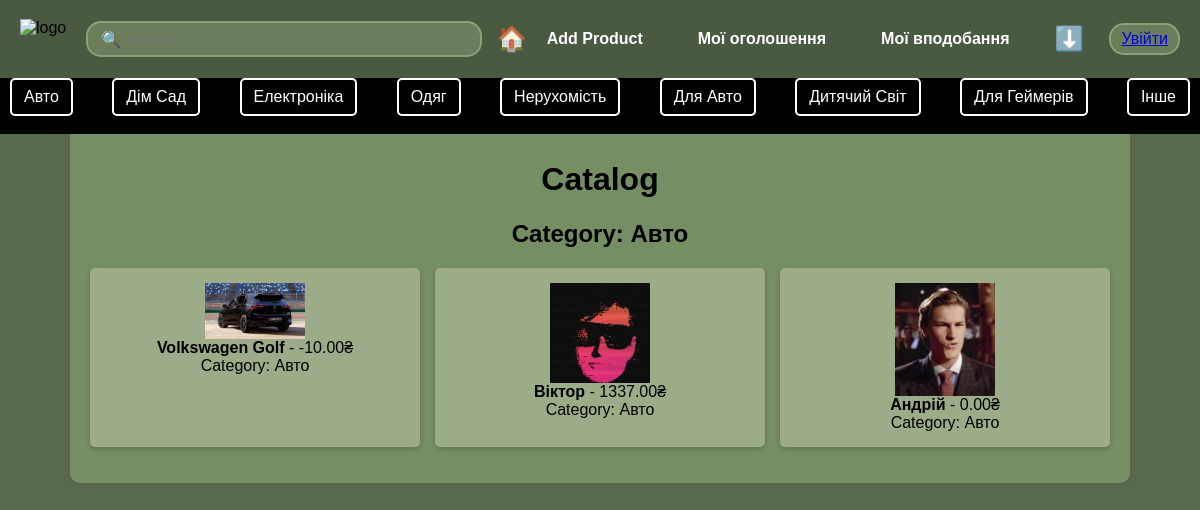
Before: /?category=Авто with the older database file.
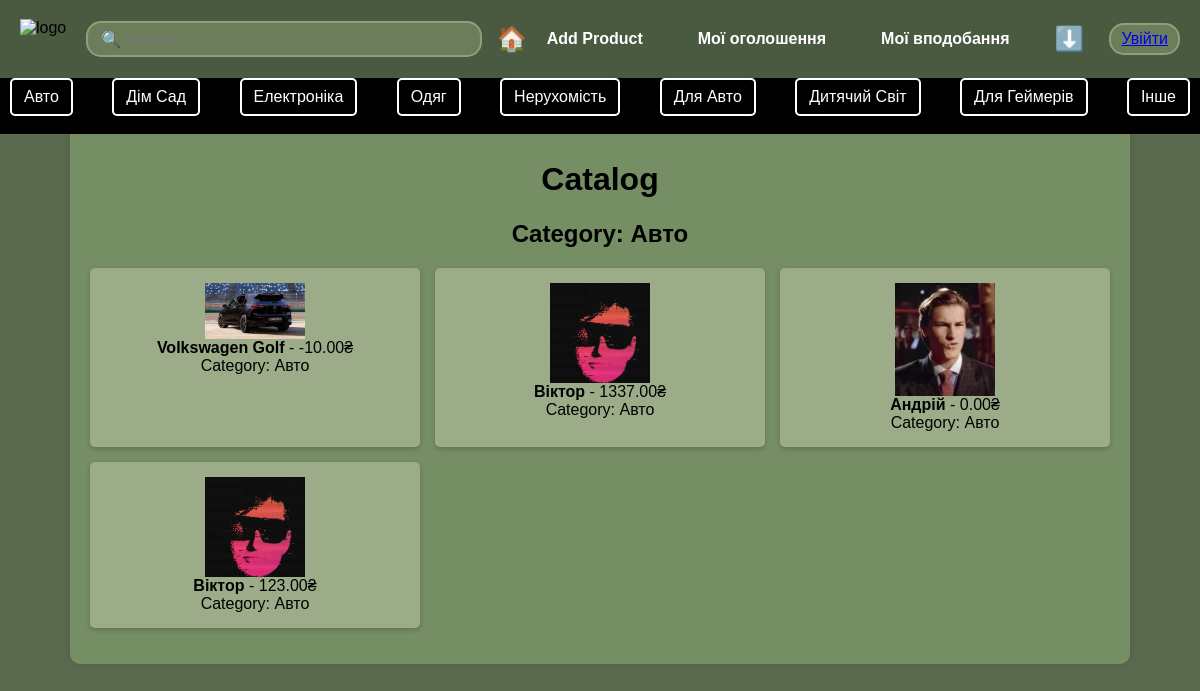
After: the same page with the newer database file.
### products/models.py (models this page shows, shortened)
class Product(models.Model):
    CATEGORY_CHOICES = [
        ('Авто', 'Авто'),
        ('Електроніка', 'Електроніка'),
        ('Дім сад', 'Дім сад'),
        ('Одяг', 'Одяг'),
        ('Нерухомість', 'Нерухомість'),
        ('Дитячий світ', 'Дитячий світ'),
        ('Тварини', 'Тварини'),
        ('Інше', 'Інше'),
    ]
    name = models.CharField(max_length=255)
    price = models.DecimalField(max_digits=10, decimal_places=2, validators=[MinValueValidator(1)])
    description = models.TextField()
    category = models.CharField(max_length=40, choices=CATEGORY_CHOICES)
    image = models.ImageField(upload_to='product_images/', blank=True, null=True)
    author = models.ForeignKey(User, on_delete=models.CASCADE)
    favorites = models.ManyToManyField(User, related_name='favorite_products', blank=True)

### products/views.py (the view)
# urls.py: path('', product_list, name='product_list'),
def product_list(request):
    category = request.GET.get("category", "")
    if category:
        products = Product.objects.filter(category=category)
    else:
        products = Product.objects.all()
    return render(request, 'products/product_list.html', {
        'products': products,
        'selected_category': category,
    })

### products/templates/products/product_list.html (shortened to what this page needs)
<!DOCTYPE html>
<html lang="uk">
<head>
</head>
<body>
    <div class="header">
        <div class="logo">
            <img src="logo.png" alt="logo">
        </div>
        <div class="search-container">
            <span class="search-icon">🔍</span>
            <input type="text" id="search-bar" class="search-bar" placeholder="Search..." onkeyup="filterProducts()">
        </div>
        <a href="/" class="home-button" title="На головну">🏠</a>
        <div class="user-section">
            <a class="add-product" href="/add">Add Product</a>
            <a class="add-product" href="/my_listings">Мої оголошення</a>
            <a class="add-product" href="/my_favorites">Мої вподобання</a>
            <a href="?sort={% if sort_order == 'asc' %}desc{% else %}asc{% endif %}{% if selected_category %}&category={{ selected_category }}{% endif %}"
               class="sort-button">
                {% if sort_order == "asc" %}
                    ⬆️
                {% else %}
                    ⬇️
                {% endif %}
            </a>
            <div class="user-info">
                {% if user.is_authenticated %}
                    <a href="{% url 'profile' %}">
                        <img src="{{ user.profile.avatar.url|default:'site_images/ava1.png' }}" alt="Avatar">
                        <span>{{ user.username }}</span>
                    </a>
                {% else %}
                    <a href="{% url 'login' %}">Увійти</a>
                {% endif %}
            </div>
        </div>
    </div>
    <div style="position: fixed; width: 100%;display: block;">
    {% block content %}
        <div class="nav-links">
            <a href="?category=Авто">Авто</a>
            <a href="?category=Дім Сад">Дім Сад</a>
            <a href="?category=Електроніка">Електроніка</a>
            <a href="?category=Одяг">Одяг</a>
            <a href="?category=Нерухомість">Нерухомість</a>
            <a href="?category=Для Авто">Для Авто</a>
            <a href="?category=Дитячий Світ">Дитячий Світ</a>
            <a href="?category=Для Геймерів">Для Геймерів</a>
            <a href="?category=Інше">Інше</a>
        </div>
        <div class="content">
            <h1 style="text-align: center;">Catalog</h1>
            {% if selected_category %}
            <h2 style="text-align: center;">Category: {{ selected_category }}</h2>
            {% endif %}
            <ul id="product-list" class="product-list">
                {% for product in products %}
                <li data-price="{{ product.price }}" onclick="location.href='/details/{{ product.id }}'">
                    {% if product.image %}
                    <img src="{{ product.image.url }}" width="100">
                    {% endif %}
                    <div>
                        <strong>{{ product.name }}</strong> - <span class="product-price">{{ product.price }}</span>₴
                        <br>
                        <span>Category: {{ product.category }}</span>
                    </div>
                </li>
                {% empty %}
                <p style="text-align: center;">No products in this category.</p>
                {% endfor %}
            </ul>
        </div>
        {% endblock %}

### products/templates/products/product_list.html (style rules this page uses)
body { background-color: #5a6a4f; font-family: Arial, sans-serif; margin: 0; padding: 0; display: flex; }
.header { display: flex; align-items: center; justify-content: space-between; background-color: #4a5a40; padding: 15px 20px; position: fixed; top: 0; left: 0; right: 0; z-index: 1000; }
.logo { display: flex; align-items: center; margin-right: 20px; }
.logo img { height: 40px; width: auto; }
.search-container { display: flex; align-items: center; background-color: #6b7d5a; padding: 3px 10px; border-radius: 15px; border: 2px solid #8ea078; flex-grow: 1; max-width: 500px; }
.search-icon { padding: 3px; color: white; }
.search-bar { flex-grow: 1; border: none; padding: 5px; border-radius: 15px; outline: none; background-color: transparent; color: white; font-size: 14px; }
.user-info { display: flex; align-items: center; background-color: #6b7d5a; padding: 5px 10px; border-radius: 15px; border: 2px solid #8ea078; color: white; }
.user-section { display: flex; align-items: center; gap: 15px; }
.nav-links { background-color: black; color: white; padding: 18px 10px; display: flex; justify-content: space-between; gap: 10px; font-size: 16px; position: fixed; top: 60px; left: 0; right: 0; z-index: 999; white-space: nowrap; }
.nav-links a { color: white !important; text-decoration: none; border: 2px solid white; padding: 8px 12px; border-radius: 5px; }
.content { width: 85%; max-width: 1400px; margin: 120px auto 20px; padding: 20px; background: #768e64; border-radius: 10px; box-shadow: 0 0 10px rgba(0, 0, 0, 0.1); }
.product-list { list-style: none; padding: 0; display: grid; grid-template-columns: repeat(auto-fit, minmax(250px, 1fr)); gap: 15px; }
.product-list li { background: #9cab88; padding: 15px; border-radius: 5px; display: flex; flex-direction: column; align-items: center; text-align: center; box-shadow: 0 2px 5px rgba(0, 0, 0, 0.2); }
.add-product { display: inline-block; background-color: #4a5a40; color: white; padding: 10px 20px; border-radius: 8px; text-decoration: none; font-weight: bold; transition: background-color 0.3s, transform 0.2s; }
.sort-button { background-color: transparent; color: white; padding: 10px; text-decoration: none; font-size: 24px; display: inline-block; transition: transform 0.3s; }
.home-button { font-size: 24px; text-decoration: none; margin-left: 15px; color: white; transition: transform 0.3s; }

Changed rows visible on the page:
added Product: image (picture), name "Віктор", price "123.00", category "Авто"
